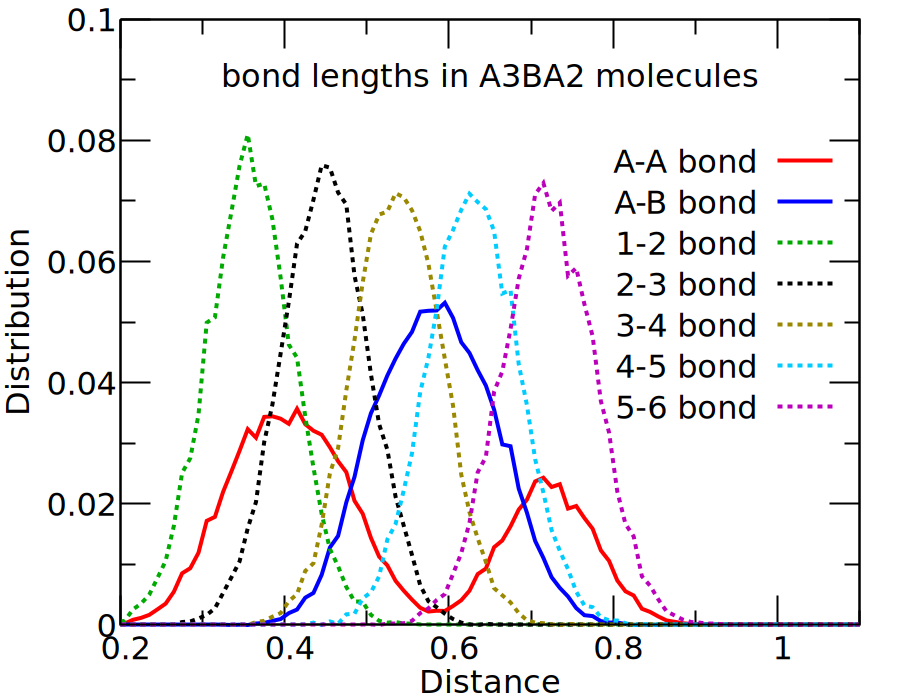

Here is the gnuplot script that generated this plot:
reset
set terminal pngcairo size 900,700 fontscale 2 linewidth 2 enhanced

set output 'A3BA2.png'
set multiplot

set lmargin 6.0
set rmargin 2.0
set tmargin 0.5
set bmargin 2.0

set xr  [ 0.2 to 1.1]
set yr  [ 0   to 0.1]

set xtics  0.2  scale 2,1 offset 0.0,0.4
set ytics  0.02 scale 2,1 offset 0.8,0.0

set mxtics 2
set mytics 2

set xlabel 'Distance' offset 0,1
set ylabel 'Distribution' offset 2.5,0
set title 'bond lengths in A3BA2 molecules' offset 0,-3

x=0.99
y=0.8
set key at graph x,y samplen 2 spacing 1.1
plot 'bonds.txt' u 1:2 w l lw 2 lc rgb '#FF0000' t 'A-A bond', \
     'bonds.txt' u 1:3 w l lw 2 lc rgb '#0000FF' t 'A-B bond', \
     'bonds.txt' u 1:4 w l lw 2 dt (5,5) lc rgb '#00AA00' t '1-2 bond', \
     'bonds.txt' u 1:5 w l lw 2 dt (5,5) lc rgb '#000000' t '2-3 bond', \
     'bonds.txt' u 1:6 w l lw 2 dt (5,5) lc rgb '#998800' t '3-4 bond', \
     'bonds.txt' u 1:7 w l lw 2 dt (5,5) lc rgb '#00CCFF' t '4-5 bond', \
     'bonds.txt' u 1:8 w l lw 2 dt (5,5) lc rgb '#BB00BB' t '5-6 bond'
unset multiplot
unset output
